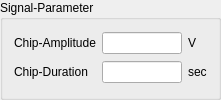
        <widget class="QGroupBox" name="groupBox_7">
         <property name="title">
          <string>Signal-Parameter</string>
         </property>
         <layout class="QGridLayout" name="gridLayout_6">
          <item row="0" column="0">
           <widget class="QLabel" name="label_15">
            <property name="text">
             <string>Chip-Amplitude</string>
            </property>
           </widget>
          </item>
          <item row="1" column="0">
           <widget class="QLabel" name="label_16">
            <property name="text">
             <string>Chip-Duration</string>
            </property>
           </widget>
          </item>
          <item row="1" column="1">
           <widget class="QLineEdit" name="lineEdit_transmitter_signalparameter_chipduration">
            <property name="minimumSize">
             <size>
              <width>60</width>
              <height>0</height>
             </size>
            </property>
            <property name="maximumSize">
             <size>
              <width>80</width>
              <height>16777215</height>
             </size>
            </property>
           </widget>
          </item>
          <item row="0" column="1">
           <widget class="QLineEdit" name="lineEdit_transmitter_signalparameter_chipamplitude">
            <property name="enabled">
             <bool>true</bool>
            </property>
            <property name="minimumSize">
             <size>
              <width>60</width>
              <height>0</height>
             </size>
            </property>
            <property name="maximumSize">
             <size>
              <width>80</width>
              <height>16777215</height>
             </size>
            </property>
           </widget>
          </item>
          <item row="0" column="2">
           <widget class="QLabel" name="label_17">
            <property name="text">
             <string>V</string>
            </property>
           </widget>
          </item>
          <item row="1" column="2">
           <widget class="QLabel" name="label_18">
            <property name="text">
             <string>sec</string>
            </property>
           </widget>
          </item>
         </layout>
        </widget>
